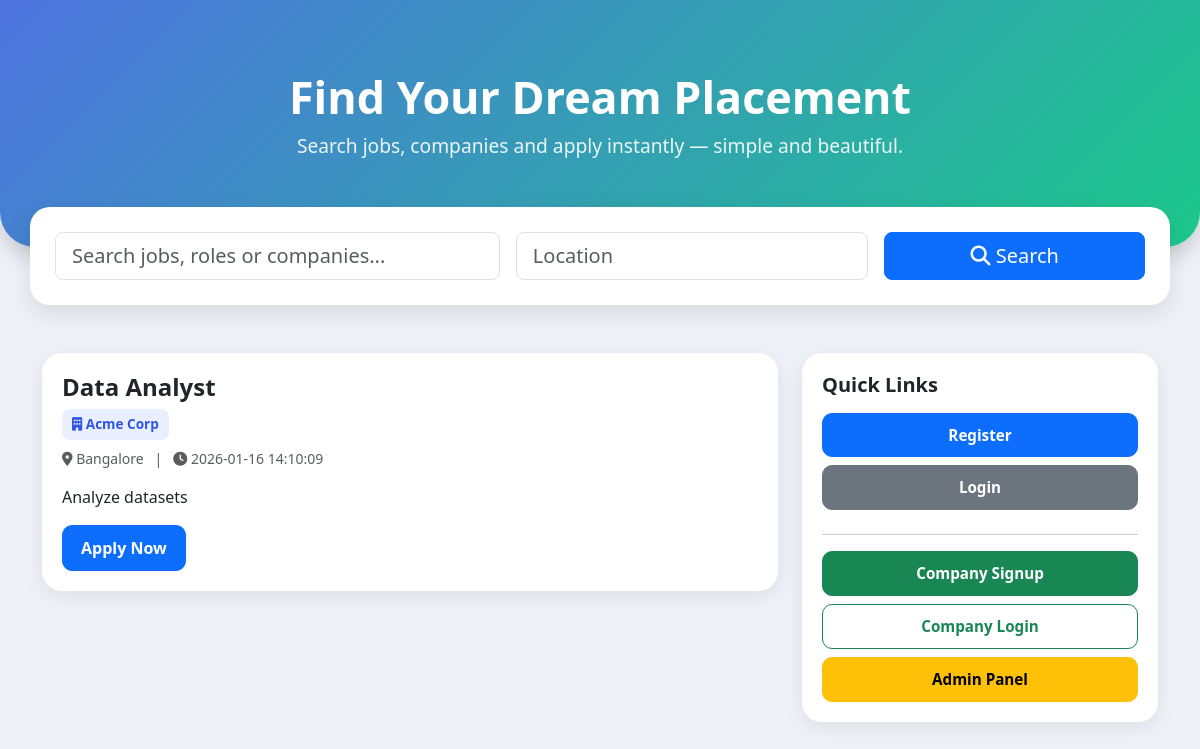
Screenshot of /index.php?location=Bangalore with the database file from the repository.
### tables this page shows
CREATE TABLE IF NOT EXISTS jobs (
  id INT AUTO_INCREMENT PRIMARY KEY,
  title VARCHAR(255) NOT NULL,
  company_id INT DEFAULT NULL,
  location VARCHAR(255),
  description TEXT,
  posted_at DATETIME DEFAULT CURRENT_TIMESTAMP,
  FOREIGN KEY (company_id) REFERENCES companies(id) ON DELETE SET NULL
);

CREATE TABLE IF NOT EXISTS companies (
  id INT AUTO_INCREMENT PRIMARY KEY,
  name VARCHAR(255) NOT NULL, email VARCHAR(255) UNIQUE, password VARCHAR(255), created_at DATETIME DEFAULT CURRENT_TIMESTAMP
);

### functions.php (called while the page is built, shortened)
<?php
function is_logged_in(){ return isset($_SESSION['user_id']); }
function e($s){ return htmlspecialchars($s, ENT_QUOTES, 'UTF-8'); }

### index.php (the view, shortened to what this page needs)
<?php
require 'functions.php';
$q = isset($_GET['q']) ? "%".$conn->real_escape_string($_GET['q'])."%" : '%';
$location = isset($_GET['location']) ? $conn->real_escape_string($_GET['location']) : '';
$sql = "SELECT j.*, c.name AS company_name
        FROM jobs j
        LEFT JOIN companies c ON j.company_id = c.id
        WHERE (j.title LIKE ? OR j.description LIKE ? OR c.name LIKE ?)";
if ($location) $sql .= " AND j.location LIKE ?";
$sql .= " ORDER BY j.posted_at DESC";
$stmt = $conn->prepare($sql);
if($location) $stmt->bind_param('ssss', $q, $q, $q, $location);
else $stmt->bind_param('sss',$q, $q, $q);
$stmt->execute();
$jobs = $stmt->get_result();
?>
<!doctype html>
<html>
<head>
<link href="https://cdn.jsdelivr.net/npm/bootstrap@5.3.0/dist/css/bootstrap.min.css" rel="stylesheet">
<link href="https://cdnjs.cloudflare.com/ajax/libs/font-awesome/6.5.0/css/all.min.css" rel="stylesheet">
</head>
<body>
<div class="hero-section">
    <h1>Find Your Dream Placement</h1>
    <p>Search jobs, companies and apply instantly — simple and beautiful.</p>
</div>
<div class="container search-container">
    <form class="row g-3" method="get" action="index.php">
        <div class="col-md-5">
            <input class="form-control form-control-lg" name="q" placeholder="Search jobs, roles or companies...">
        </div>
        <div class="col-md-4">
            <input class="form-control form-control-lg" name="location" placeholder="Location">
        </div>
        <div class="col-md-3 d-grid">
            <button class="btn btn-primary btn-lg" type="submit"><i class="fa fa-search"></i> Search</button>
        </div>
    </form>
</div>
<br>
<div class="container py-4">
  <div class="row g-4">
    <div class="col-md-8">
      <?php while($job = $jobs->fetch_assoc()): ?>
        <div class="job-card mb-4">
            <h4 class="fw-bold text-dark mb-2"><?php echo e($job['title']); ?></h4>
            <span class="company-tag mb-2 d-inline-block"><i class="fa fa-building"></i> <?php echo e($job['company_name'] ?: 'Unknown'); ?></span>
            <div class="text-muted small mb-3">
                <i class="fa fa-map-marker-alt"></i> <?php echo e($job['location']); ?> &nbsp; | &nbsp;
                <i class="fa fa-clock"></i> <?php echo e($job['posted_at']); ?>
            </div>
            <p><?php echo nl2br(e(substr($job['description'],0,250))); ?><?php if(strlen($job['description'])>250) echo '...'; ?></p>
            <a class="btn btn-primary apply-btn"
   href="apply.php?job_id=<?php echo $job['id']; ?>">
   Apply Now
</a>
        </div>
      <?php endwhile; ?>
    </div>
    <div class="col-md-4">
      <div class="side-card">
        <h5 class="fw-bold mb-3">Quick Links</h5>
        <?php if(is_logged_in()): ?>
          <a href="dashboard.php" class="btn btn-outline-primary quick-link-btn w-100 mb-2">My Dashboard</a>
          <a href="profile.php" class="btn btn-outline-secondary quick-link-btn w-100 mb-2">Profile</a>
          <a href="logout.php" class="btn btn-outline-primary quick-link-btn w-100 mb-2">Logout</a>
        <?php else: ?>
          <a href="register.php" class="btn btn-primary quick-link-btn w-100 mb-2">Register</a>
          <a href="login.php" class="btn btn-secondary quick-link-btn w-100 mb-2">Login</a>
        <?php endif; ?>
        <hr>
        <a href="company_register.php" class="btn btn-success quick-link-btn w-100 mb-2">Company Signup</a>
        <a href="company_login.php" class="btn btn-outline-success quick-link-btn w-100 mb-2">Company Login</a>
        <a href="admin/login.php" class="btn btn-warning quick-link-btn w-100">Admin Panel</a>
      </div>
    </div>
  </div>
</div>
</body>
</html>

### index.php (style rules this page uses)
body { background: #eef1f7; font-family: 'Segoe UI', sans-serif; }
.hero-section { background: linear-gradient(135deg, #4e73df, #1cc88a); color: white; padding: 70px 20px; border-radius: 0 0 35px 35px; text-align: center; box-shadow: 0 10px 20px rgba(0,0,0,0.15); }
.hero-section h1 { font-size: 2.8rem; font-weight: 800; }
.hero-section p { font-size: 1.2rem; opacity: 0.9; }
.search-container { margin-top: -40px; background: white; padding: 25px; border-radius: 20px; box-shadow: 0 8px 25px rgba(0,0,0,0.10); }
.job-card { border-radius: 20px; padding: 20px; background: white; box-shadow: 0 5px 20px rgba(0,0,0,0.08); transition: 0.25s; }
.company-tag { background: #e9efff; color: #3156e3; padding: 5px 10px; border-radius: 8px; font-size: 0.85rem; font-weight: 600; }
.side-card { border-radius: 20px; background: white; padding: 20px; box-shadow: 0 5px 20px rgba(0,0,0,0.08); }
.quick-link-btn { border-radius: 10px; padding: 10px; font-size: 0.95rem; font-weight: 600; }
.apply-btn { border-radius: 10px; padding: 10px 18px; font-weight: 600; }

### rows the page displays
jobs: title "Data Analyst", company.name "Acme Corp", location "Bangalore", posted_at "2026-01-16 14:10:09", description "Analyze datasets"
